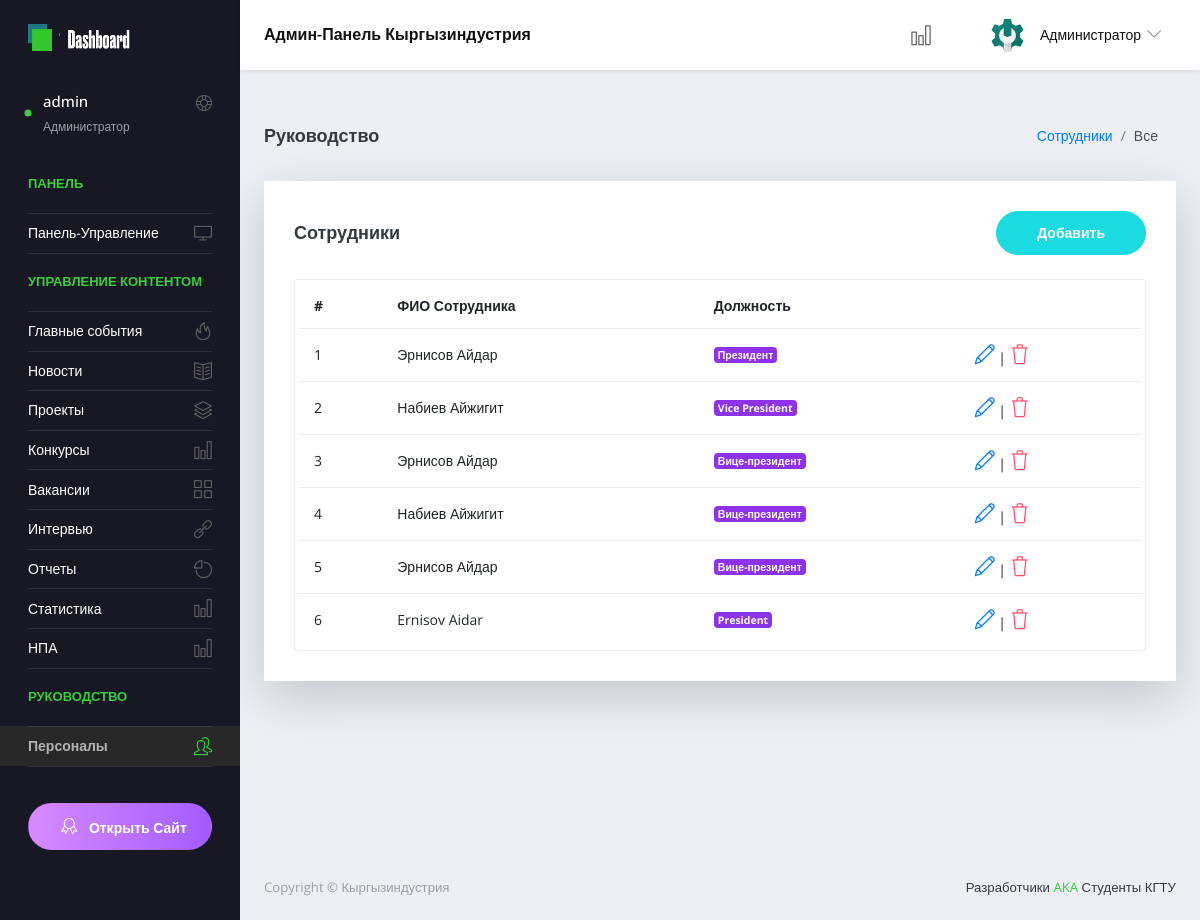
Page /ru/admin-panel/management/ (signed in) on the earlier database version.
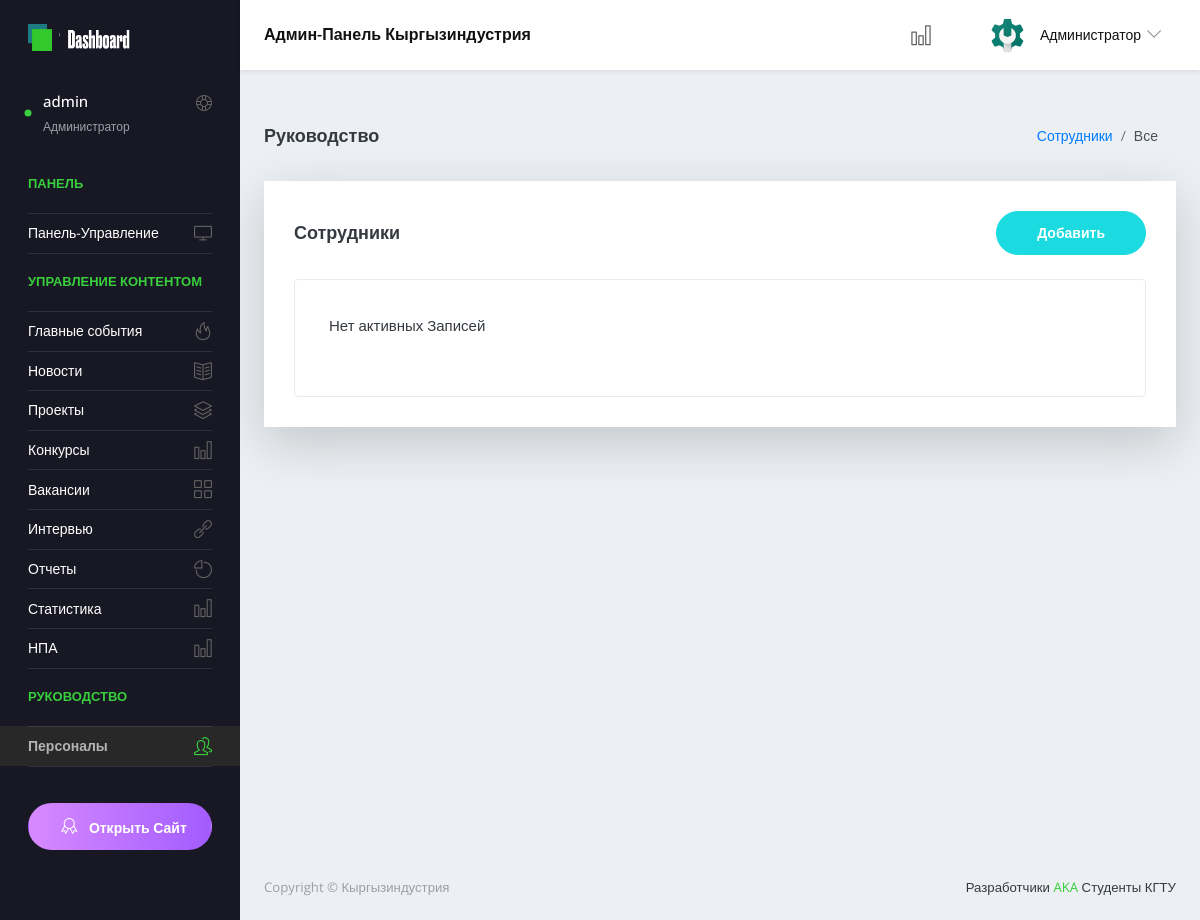
Same page on the later database version.
### main/models.py (models this page shows, shortened)
class Management(models.Model):
    full_name = models.CharField(max_length = 60, verbose_name = "ФИО Сотрудника")
    position = models.CharField(max_length = 200, verbose_name = "Должность")
    date_birth = models.DateField(verbose_name='Дата рождения', default=now)
    about = RichTextField(verbose_name="Биография сотрудника")
    mail_link = models.CharField(max_length=2080, verbose_name='Ссылка на почту', null=True)
    instagram_link = models.CharField(max_length=2080, verbose_name='Ссылка на инстаграм', null=True)
    facebook_link = models.CharField(max_length=2080, verbose_name='Ссылка на facebook', null=True)
    language=models.CharField(
                               max_length = 10,
                               choices = LanguageChoice.choices,
                               default = LanguageChoice.RU,
                               verbose_name = "Язык"
                               )
    picture = models.ImageField(
        verbose_name="Фотография",
        upload_to=get_file_path,
        validators = [validate_image_file_extension]
        )
    path_url = "static/client/img/team/"

### main/views.py (the view)
# urls.py: path('admin-panel/management/', views.ManagementListView.as_view(), name='management_all'),
class ManagementListView(LoginRequiredMixin, ManagementView, ListView):
    login_url = "login_page"
    template_name = "admin/pages/management/management_list.html"

### main/templates/admin/pages/management/management_list.html (shortened to what this page needs)
{% extends 'admin/admin_base.html' %}
{% load static %}
  {% block content %}
      <div class="content-wrapper">
            <div class="page-header">
              <h3 class="page-title">Руководство</h3>
              <nav aria-label="breadcrumb">
                <ol class="breadcrumb">
                  <li class="breadcrumb-item"><a href="{% url 'management_all' %}">Сотрудники</a></li>
                  <li class="breadcrumb-item active" aria-current="page">Все</li>
                </ol>
              </nav>
            </div>
            <div class="row">
              <div class="col-lg-12 grid-margin stretch-card">
                <div class="card shadow-lg">
                  <div class="card-body">
                    <div class="d-sm-flex align-items-center mb-4">
                      <h4 class="card-title mb-sm-0">Сотрудники</h4>
                      <a href="{% url 'management_create' %}" class="btn btn-primary btn-rounded my-1 my-sm-0 ml-auto">
                        Добавить
                      </a>
                    </div>
                    <div class="table-responsive border rounded p-1">
                      <table class="table table-hover">
                        {% if management_list %}
                        <thead>
                          <tr>
                            <th class="font-weight-bold">#</th>
                            <th class="font-weight-bold">ФИО Сотрудника</th>
                            <th class="font-weight-bold">Должность</th>
                          </tr>
                        </thead>
                        <tbody>
                          {% for management in management_list %}
                          <tr>
                            <td>{{forloop.counter}}</td>
                            <td class="td-title" >{{management.full_name }}</td>
                            <td class="text-info"><div class="badge badge-info">{{management.position}}</div></td>
                            <td class="edit-delete-icons">
                              <a href="{% url 'management_update' management.id %}"><i class="icon-pencil"></i></a> |
                              <a href="{% url 'management_delete' management.id %}" class="text-danger"><i class="icon-trash"></i></a>
                            </td>
                          </tr>
                          {% endfor %}
                        </tbody>
                        {% else %}
                        <div class="row purchace-popup">
                          <div class="col-12 stretch-card grid-margin">
                            <div class="card card-secondary">
                              <span class="card-body d-lg-flex align-items-center">
                                <p class="mb-lg-0">Нет активных Записей</p>
                              </span>
                            </div>
                          </div>
                        </div>
                        {% endif %}
                      </table>
                    </div>
                  </div>
                </div>
              </div>
            </div>
      </div>
{% endblock content %}

### main/templates/admin/admin_base.html (shortened to what this page needs)
<!DOCTYPE html>
<html lang="en">
  <head>
    {% include 'admin/blocks/links.html' %}
  </head>
  <body>
    <div class="container-scroller">
      {% include 'admin/blocks/header.html' %}
      <div class="container-fluid page-body-wrapper">
        {% include 'admin/blocks/side-bar.html' %}
        <div class="main-panel">
           {% block content %}{% endblock content %}
           {% include 'admin/blocks/footer.html' %}
        </div>
      </div>
    </div>
  </body>
</html>

### main/templates/admin/blocks/links.html
{% load static %}
 <link rel="stylesheet" href="{% static 'admin-panel/vendors/simple-line-icons/css/simple-line-icons.css' %}">
 <link rel="stylesheet" href="{% static 'admin-panel/vendors/css/vendor.bundle.base.css' %}">
 <link rel="stylesheet" href="{% static 'admin-panel/css/style.css' %}">
 <link href="{% static 'client/css/styleform.css' %}" rel="stylesheet">

### main/templates/admin/blocks/header.html (shortened to what this page needs)
{% load static %}
      <nav class="navbar default-layout-navbar col-lg-12 col-12 p-0 fixed-top d-flex flex-row">
        <div class="navbar-brand-wrapper d-flex align-items-center">
          <a class="navbar-brand brand-logo" href="{% url 'admin_panel' %}">
            <img src="{% static 'admin-panel/images/logo.png' %}" alt="logo" class="logo-dark" />
          </a>
        </div>
        <div class="navbar-menu-wrapper d-flex align-items-center flex-grow-1">
          <h5 class="mb-0 font-weight-medium d-none d-lg-flex">Админ-Панель Кыргызиндустрия</h5>
          <ul class="navbar-nav navbar-nav-right ml-auto">
            <li class="nav-item"><a href="{% url 'contests_all' %}" class="nav-link" title="Открыть конкурсы"><i class="icon-chart"></i></a></li>
            <li class="nav-item dropdown d-none d-xl-inline-flex user-dropdown">
              <a class="nav-link dropdown-toggle" id="UserDropdown" href="#" data-toggle="dropdown" aria-expanded="false" title="Настроить профили">
                <img class="img-xs rounded-circle ml-2" src="{% static 'admin-panel/images/requirements/admin.png' %}" alt="Profile image"> <span class="font-weight-normal">Администратор </span></a>
            </li>
          </ul>
        </div>
      </nav>

### main/templates/admin/blocks/side-bar.html (shortened to what this page needs)
{% load static %}
  <nav class="sidebar sidebar-offcanvas" id="sidebar">
      <ul class="nav">
        <li class="nav-item nav-profile user-select-none">
          <a class="nav-link">
            <div class="profile-image">
              <div class="dot-indicator bg-success"></div>
            </div>
            <div class="text-wrapper">
              <p class="profile-name">{{ user }}</p>
              <p class="designation">Администратор</p>
            </div>
            <div class="icon-container">
              <i class="icon-support"></i>
            </div>
          </a>
        </li>
        <li class="nav-item nav-category">
          <span class="nav-link">Панель</span>
        </li>
        <li class="nav-item" id="main-panel">
          <a class="nav-link" href="{% url 'admin_panel' %}">
            <span class="menu-title">Панель-Управление</span>
            <i class="icon-screen-desktop menu-icon"></i>
          </a>
        </li>
        <li class="nav-item nav-category"><span class="nav-link">Управление контентом</span></li>
        <li class="nav-item" id="hotnews-panel">
          <a class="nav-link" data-toggle="collapse" href="#hotnews" aria-expanded="{% if expand_hotnews %}true{% else %}false{% endif %}" aria-controls="hotnews">
            <span class="menu-title">Главные события</span>
            <i class="icon-fire menu-icon"></i>
          </a>
        </li>
        <li class="nav-item" id="news-panel">
          <a class="nav-link" data-toggle="collapse" href="#news" aria-expanded="{% if expand_news %}true{% else %}false{% endif %}" aria-controls="news">
            <span class="menu-title">Новости</span>
            <i class="icon-book-open menu-icon"></i>
          </a>
        </li>
        <li class="nav-item" id="projects-panel">
          <a class="nav-link" data-toggle="collapse" href="#projects" aria-expanded="{% if expand_projects %}true{% else %}false{% endif %}" aria-controls="projects">
            <span class="menu-title">Проекты</span>
            <i class="icon-layers menu-icon"></i>
          </a>
        </li>
        <li class="nav-item" id="contests-panel">
          <a class="nav-link" data-toggle="collapse" href="#contests" aria-expanded="{% if expand_contests %}true{% else %}false{% endif %}" aria-controls="contests">
            <span class="menu-title">Конкурсы</span>
            <i class="icon-chart menu-icon"></i>
          </a>
        </li>
        <li class="nav-item" id="vacancies-panel">
          <a class="nav-link" href="{% url 'vacancies_all' %}" aria-expanded="{% if expand_vacancies %}true{% else %}false{% endif %}" aria-controls="vacanciese">
            <span class="menu-title">Вакансии</span>
            <i class="icon-grid menu-icon"></i>
          </a>
        </li>
        <li class="nav-item" id="interviews-panel">
          <a class="nav-link" href="{% url 'interviews_all' %}" aria-expanded="{% if expand_interviews %}true{% else %}false{% endif %}" aria-controls="interviews">
            <span class="menu-title">Интервью</span>
            <i class="icon-link menu-icon"></i>
          </a>
        </li>
        <li class="nav-item" id="reports-panel">
          <a class="nav-link" href="{% url 'reports_all' %}" aria-expanded="{% if expand_reports %}true{% else %}false{% endif %}" aria-controls="reports">
            <span class="menu-title">Отчеты</span>
            <i class="icon-pie-chart menu-icon"></i>
          </a>
        </li>
        <li class="nav-item" id="statistics-panel">
          <a class="nav-link" href="{% url 'statistics_all' %}" aria-expanded="{% if expand_statistics %}true{% else %}false{% endif %}" aria-controls="statistics">
            <span class="menu-title">Статистика</span>
            <i class="icon-chart menu-icon"></i>
          </a>
        </li>
        <li class="nav-item" id="regulations-panel">
          <a class="nav-link" href="{% url 'regulations_all' %}" aria-expanded="{% if expand_regulations %}true{% else %}false{% endif %}" aria-controls="regulations">
            <span class="menu-title">НПА</span>
            <i class="icon-chart menu-icon"></i>
          </a>
        </li>
        <li class="nav-item nav-category"><span class="nav-link">Руководство</span></li>
        <li class="nav-item" id="management-panel">
          <a href="{% url 'management_all' %}" class="nav-link {% if active_management %}active{% endif %}">
            <span class="menu-title">Персоналы</span>
            <i class="icon-people menu-icon"></i>
          </a>
        </li>
        <li class="nav-item pro-upgrade">
          <span class="nav-link">
            <a class="btn btn-block px-0 btn-rounded btn-upgrade" href="{% url 'index' %} " target="_blank"> <i class="icon-badge mx-2"></i> Открыть Сайт</a>
          </span>
        </li>
      </ul>
    </nav>

### main/templates/admin/blocks/footer.html
          <footer class="footer">
            <div class="d-sm-flex justify-content-center justify-content-sm-between">
              <span class="text-muted d-block text-center text-sm-left d-sm-inline-block">Copyright © Кыргызиндустрия </span>
              <span class="float-none float-sm-right d-block mt-1 mt-sm-0 text-center"> Разработчики <a href="mailto:ajzigit24@gmail.com" target="_blank">AKA</a> Студенты КГТУ</span>
            </div>
          </footer>

Differences in the rows shown:
removed Management: full_name "Эрнисов Айдар", position "Президент"
removed Management: full_name "Набиев Айжигит", position "Vice President"
removed Management: full_name "Эрнисов Айдар", position "Вице-президент"
removed Management: full_name "Набиев Айжигит", position "Вице-президент"
removed Management: full_name "Эрнисов Айдар", position "Вице-президент"
removed Management: full_name "Ernisov Aidar", position "President"
Other differences:
text no longer shown: "# ФИО Сотрудника Должность"
text now shown: "Нет активных Записей"
